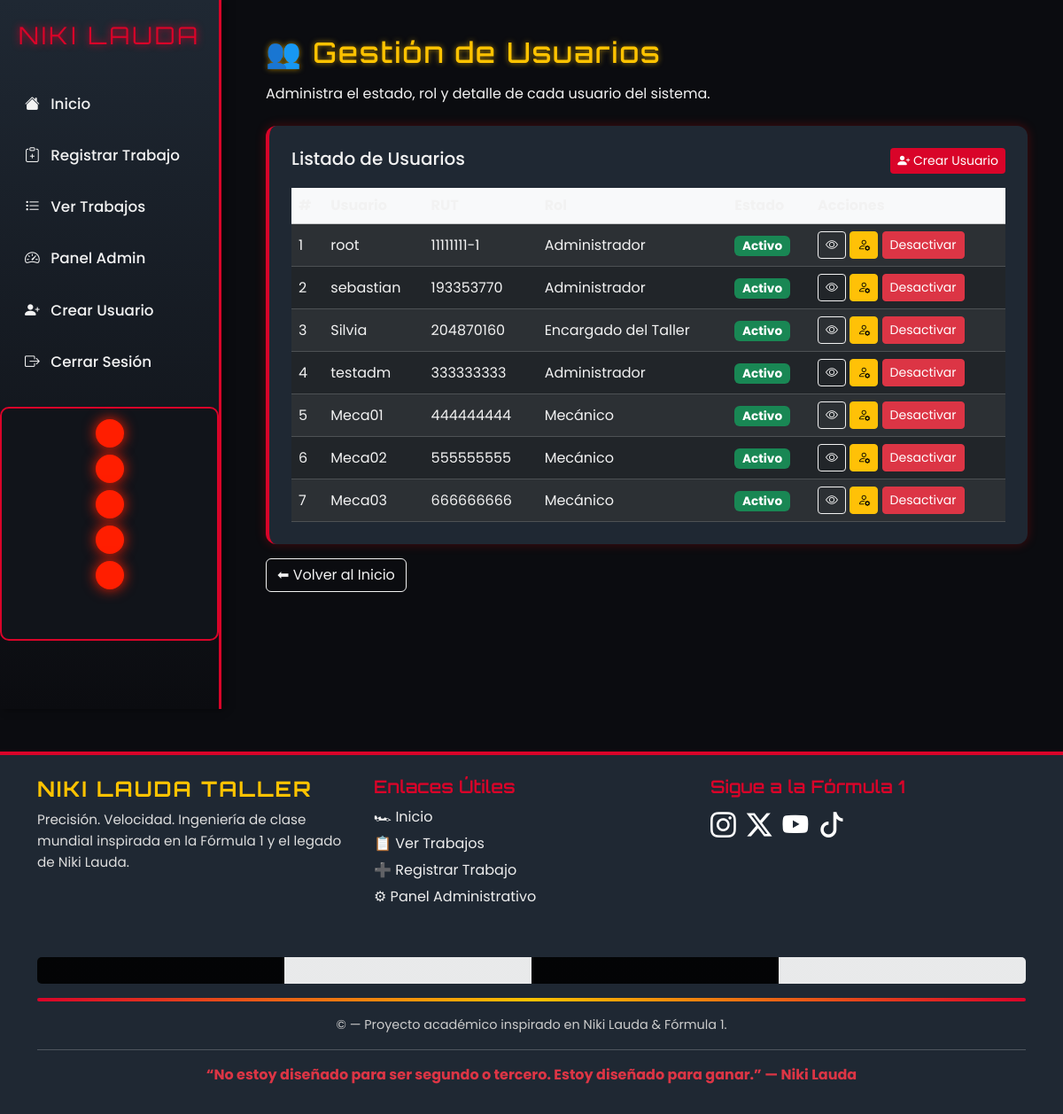
Screenshot of /usuarios/ (signed in) with the database file from the repository.
### core/models.py (models this page shows, shortened)
class PerfilUsuario(models.Model):
    ROLES = [
        ("ADMIN", "Administrador"),
        ("MECANICO", "Mecánico"),
        ("ENCARGADO", "Encargado del Taller"),
    ]
    user = models.OneToOneField(User, on_delete=models.CASCADE, related_name="perfil")
    rol = models.CharField(max_length=20, choices=ROLES, default="MECANICO")
    activo = models.BooleanField(default=True)
    rut = models.CharField(max_length=12, unique=True)
    ultimo_movimiento = models.DateTimeField(null=True, blank=True)

### core/views.py (the view)
# urls.py: path("usuarios/", views.gestionar_usuarios, name="gestionar_usuarios"),
@login_required
def gestionar_usuarios(request):
    perfil = request.user.perfil
    if perfil.rol != "ADMIN":
        return redirect("usuario_inactivo")
    usuarios = PerfilUsuario.objects.select_related("user").all()
    total_usuarios = usuarios.count()
    usuarios_activos = usuarios.filter(activo=True).count()
    usuarios_inactivos = usuarios.filter(activo=False).count()
    return render(request, "core/gestionar_usuarios.html", {
        "usuarios": usuarios,
        "total_usuarios": total_usuarios,
        "usuarios_activos": usuarios_activos,
        "usuarios_inactivos": usuarios_inactivos,
    })

### core/templates/core/gestionar_usuarios.html (shortened to what this page needs)
{% extends "core/base.html" %}
{% block content %}
<h2 class="f1-title mb-3">👥 Gestión de Usuarios</h2>
<p class="mb-4">Administra el estado, rol y detalle de cada usuario del sistema.</p>
<div class="f1-card">
    <div class="d-flex justify-content-between mb-3">
        <h5 class="mb-0">Listado de Usuarios</h5>
        <a href="{% url 'crear_usuario' %}" class="btn btn-primary btn-sm">
            <i class="bi bi-person-plus-fill"></i> Crear Usuario
        </a>
    </div>
    <table class="table table-dark table-striped align-middle mb-0">
        <thead class="table-light text-dark">
            <tr>
                <th>#</th>
                <th>Usuario</th>
                <th>RUT</th>
                <th>Rol</th>
                <th>Estado</th>
                <th style="width:220px;">Acciones</th>
            </tr>
        </thead>
        <tbody>
            {% for u in usuarios %}
            <tr>
                <td>{{ forloop.counter }}</td>
                <td>{{ u.user.username }}</td>
                <td>{{ u.rut }}</td>
                <td>{{ u.get_rol_display }}</td>
                <td>
                    {% if u.activo %}
                        <span class="badge bg-success">Activo</span>
                    {% else %}
                        <span class="badge bg-danger">Inactivo</span>
                    {% endif %}
                </td>
                <td>
                    <a href="{% url 'detalle_usuario' u.id %}" class="btn btn-sm btn-outline-light">
                        <i class="bi bi-eye"></i>
                    </a>
                    <a href="{% url 'cambiar_rol_usuario' u.id %}" class="btn btn-sm btn-warning">
                        <i class="bi bi-person-gear"></i>
                    </a>
                    <a href="{% url 'cambiar_estado_usuario' u.id %}"
                       class="btn btn-sm {% if u.activo %}btn-danger{% else %}btn-success{% endif %}">
                        {% if u.activo %}Desactivar{% else %}Activar{% endif %}
                    </a>
                </td>
            </tr>
            {% empty %}
            <tr>
                <td colspan="6" class="text-center text-muted py-4">
                    No hay usuarios registrados.
                </td>
            </tr>
            {% endfor %}
        </tbody>
    </table>
</div>
<a href="{% url 'home' %}" class="btn btn-outline-light mt-3">
    ⬅ Volver al Inicio
</a>
{% endblock %}

### core/templates/core/base.html (style rules this page uses)
:root { --rojo-ferrari: #d90429; --rojo-ferrari-oscuro: #9e001e; --negro-carbon: #0b0c10; --gris-metal: #1f2833; --gris-suave: #2b3643; --amarillo-f1: #ffc300; --texto-claro: #f2f2f2; }
body { background-color: var(--negro-carbon); color: var(--texto-claro); font-family: 'Poppins', sans-serif; overflow-x: hidden; }
.f1-card { background: var(--gris-metal); border-left: 4px solid var(--rojo-ferrari); padding: 25px; border-radius: 12px; box-shadow: 0 0 12px rgba(255, 0, 0, 0.25); color: var(--texto-claro); }
.f1-title { font-family: 'Orbitron', sans-serif; color: var(--amarillo-f1); letter-spacing: 2px; margin-bottom: 15px; text-shadow: 0 0 6px rgba(255, 195, 0, 0.6); }
.btn-primary { background-color: var(--rojo-ferrari); border: none; }
.btn-outline-light { border-color: var(--texto-claro); color: var(--texto-claro); }
table.table-dark { background-color: var(--gris-metal) !important; }
table.table-dark td, table.table-dark th { color: var(--texto-claro) !important; }
.badge { font-size: 0.85rem; }

### rows the page displays
PerfilUsuario: user.username "root", rut "11111111-1", rol "Administrador", activo "Activo"
PerfilUsuario: user.username "sebastian", rut "193353770", rol "Administrador", activo "Activo"
PerfilUsuario: user.username "Silvia", rut "204870160", rol "Encargado del Taller", activo "Activo"
PerfilUsuario: user.username "testadm", rut "333333333", rol "Administrador", activo "Activo"
PerfilUsuario: user.username "Meca01", rut "444444444", rol "Mecánico", activo "Activo"
PerfilUsuario: user.username "Meca02", rut "555555555", rol "Mecánico", activo "Activo"
PerfilUsuario: user.username "Meca03", rut "666666666", rol "Mecánico", activo "Activo"
